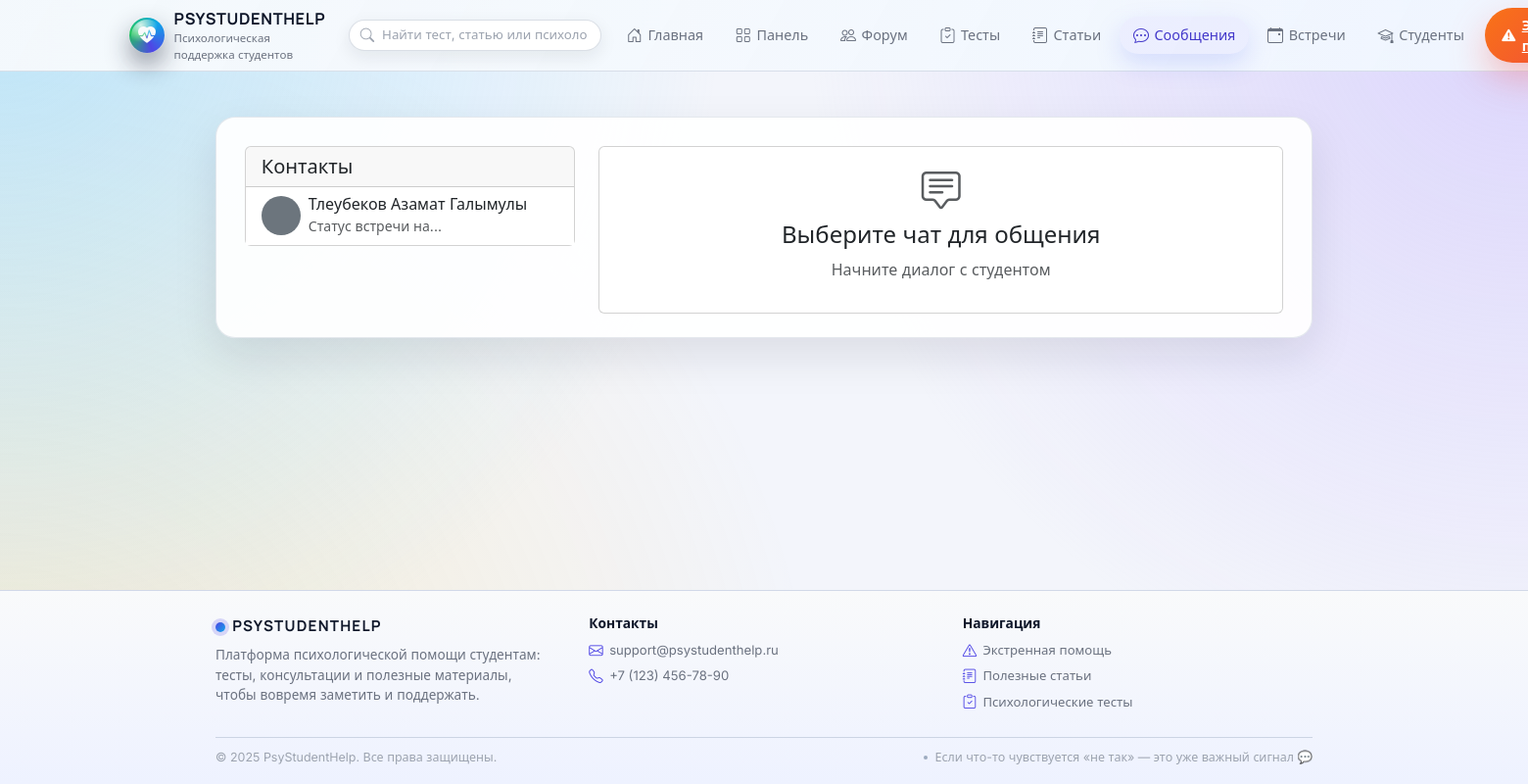
/messages (signed in), run on the app's committed database.
### models.py (models this page shows, shortened)
class User(UserMixin, db.Model):
    __tablename__ = 'user'
    id = db.Column(db.Integer, primary_key=True)
    username = db.Column(db.String(80), unique=True, nullable=False)
    email = db.Column(db.String(120), unique=True, nullable=False, index=True)
    password = db.Column(db.String(200), nullable=False)
    role = db.Column(db.String(20), nullable=False)  # student | psychologist | admin | superadmin
    full_name = db.Column(db.String(100))
    bio = db.Column(db.Text)
    profile_pic = db.Column(db.String(100))
    created_at = db.Column(db.DateTime, default=datetime.utcnow)
    group_id = db.Column(db.Integer, db.ForeignKey('groups.id'))
    comments = db.relationship(
        'Comment',
        backref='author',
        lazy=True,
    )
    tests = db.relationship(
        'Test',
        backref='creator',
        lazy=True,
    )
    test_results = db.relationship(
        'TestResult',
        backref='user',
        lazy=True,
    )
    messages_sent = db.relationship(
        'Message',
        foreign_keys='Message.sender_id',
        backref='sender',
        lazy=True,
    )
    messages_received = db.relationship(
        'Message',
        foreign_keys='Message.recipient_id',
        backref='recipient',
        lazy=True,
    )
    reports = db.relationship(
        'StudentReport',
        foreign_keys='StudentReport.student_id',
        backref='student',
        lazy=True,
    )
    appointments = db.relationship(
        'Appointment',
        foreign_keys='Appointment.student_id',
        backref='student',          # appointment.student в шаблонах
        lazy=True,
    )
    psychologist_appointments = db.relationship(
        'Appointment',
        foreign_keys='Appointment.psychologist_id',
        backref='psychologist',     # appointment.psychologist в шаблонах
        lazy=True,
    )
    meeting_protocols = db.relationship(
        'MeetingProtocol',
        foreign_keys='MeetingProtocol.student_id',
        backref='student',          # protocol.student в шаблонах
        lazy=True,
    )
    psychologist_protocols = db.relationship(
        'MeetingProtocol',
        foreign_keys='MeetingProtocol.psychologist_id',
        backref='psychologist',     # protocol.psychologist в шаблонах
        lazy=True,
    )

class Message(db.Model):
    __tablename__ = 'message'
    id = db.Column(db.Integer, primary_key=True)
    content = db.Column(db.Text, nullable=False)
    sender_id = db.Column(db.Integer, db.ForeignKey('user.id'), nullable=False)
    recipient_id = db.Column(db.Integer, db.ForeignKey('user.id'), nullable=False)
    is_anonymous = db.Column(db.Boolean, default=False)
    created_at = db.Column(db.DateTime, default=datetime.utcnow)
    is_read = db.Column(db.Boolean, default=False)

### main.py (the view)
@app.route('/messages')
@login_required
def messages():
    user = current_user
    if user.role == 'student':
        contacts = User.query.filter_by(role='psychologist').all()
    else:
        contacts = User.query.filter_by(role='student').all()
    conversations = []
    for contact in contacts:
        last_message = (
            Message.query.filter(
                ((Message.sender_id == user.id) & (Message.recipient_id == contact.id))
                | ((Message.sender_id == contact.id) & (Message.recipient_id == user.id))
            )
            .order_by(Message.created_at.desc())
            .first()
        )
        if last_message:
            unread_count = Message.query.filter_by(
                sender_id=contact.id, recipient_id=user.id, is_read=False
            ).count()
            conversations.append(
                {
                    'contact': contact,
                    'last_message': last_message,
                    'unread_count': unread_count,
                }
            )
    return render_template('messages.html', conversations=conversations)

### admin.py (called while the page is built)
@admin_bp.before_app_request
def _bootstrap_superadmin_once():
    flag = "SUPERADMIN_BOOTSTRAPPED"
    if not current_app.config.get(flag):
        try:
            ensure_initial_superadmin()
        finally:
            current_app.config[flag] = True

### main.py (called while the page is built)
@login_manager.user_loader
def load_user(user_id: str):
    try:
        return User.query.get(int(user_id))
    except (TypeError, ValueError):
        return None

def is_psychologist() -> bool:
    return current_user.is_authenticated and current_user.role == 'psychologist'

def get_current_user():
    return current_user if current_user.is_authenticated else None

### templates/messages.html (shortened to what this page needs)
{% extends "base.html" %}
{% block content %}
<div class="row">
    <div class="col-md-4">
        <div class="card">
            <div class="card-header">
                <h5 class="mb-0">Контакты</h5>
            </div>
            <div class="card-body p-0">
                <div class="list-group list-group-flush">
                    {% for conv in conversations %}
                    <a href="{{ url_for('chat', contact_id=conv.contact.id) }}" class="list-group-item list-group-item-action {% if request.path == url_for('chat', contact_id=conv.contact.id) %}active{% endif %}">
                        <div class="d-flex align-items-center">
                            {% if conv.contact.profile_pic %}
                                <img src="{{ url_for('static', filename='uploads/' + conv.contact.profile_pic) }}" class="rounded-circle me-2" width="40" height="40">
                            {% else %}
                                <div class="rounded-circle bg-secondary me-2" style="width: 40px; height: 40px;"></div>
                            {% endif %}
                            <div>
                                <h6 class="mb-0">{{ conv.contact.full_name if conv.contact.full_name else conv.contact.username }}</h6>
                                <small class="text-muted {% if request.path == url_for('chat', contact_id=conv.contact.id) %}text-white{% endif %}">
                                    {{ conv.last_message.content|truncate(30) }}
                                </small>
                            </div>
                        </div>
                    </a>
                    {% endfor %}
                </div>
            </div>
        </div>
    </div>
    <div class="col-md-8">
        {% if request.path == '/messages' %}
            <div class="card h-100">
                <div class="card-body d-flex align-items-center justify-content-center">
                    <div class="text-center">
                        <i class="bi bi-chat-square-text fs-1 text-muted mb-3"></i>
                        <h4>Выберите чат для общения</h4>
                        <p class="text-muted">Начните диалог с {% if is_psychologist() %}студентом{% else %}психологом{% endif %}</p>
                    </div>
                </div>
            </div>
        {% else %}
            {% block chat %}{% endblock %}
        {% endif %}
    </div>
</div>
{% endblock %}

### static/css/style.css (style rules this page uses)
:root { --app-bg: #f3f5fb; --app-bg-alt: #e9edf9; --app-bg-soft: #f9fafb; --app-surface: #ffffff; --app-surface-soft: rgba(255, 255, 255, 0.92); --app-border-subtle: rgba(148, 163, 184, 0.25); --app-border-strong: rgba(15, 23, 42, 0.12); --app-primary: #4f46e5; --app-primary-soft: rgba(79, 70, 229, 0.09); --app-primary-strong: #4338ca; --app-accent: #f97316; --app-accent-soft: rgba(249, 115, 22, 0.08); --app-success: #22c55e; --app-danger: #ef4444; --app-warning: #eab308; --app-info: #0ea5e9; --app-text-main: #0f172a; --app-text-muted: #6b7280; --app-text-soft: #9ca3af; --app-radius-xl: 26px; --app-radius-lg: 20px; --app-radius-md: 14px; --app-radius-sm: 10px; --app-radius-pill: 999px; --app-shadow-soft: 0 18px 45px rgba(15, 23, 42, 0.10); --app-shadow-elevated: 0 28px 70px rgba(15, 23, 42, 0.18); --app-shadow-subtle: 0 10px 30px rgba(15, 23, 42, 0.06); --app-header-height: 72px; --app-transition-fast: 0.16s ease-out; --app-transition-med: 0.22s ease-out; }
*, *::before, *::after { box-sizing: border-box; }
html { scroll-behavior: smooth; }
body.app-shell { margin: 0; min-height: 100vh; display: flex; flex-direction: column; background: radial-gradient(circle at 0% 0%, rgba(125, 211, 252, 0.45) 0, transparent 42%), radial-gradient(circle at 100% 0%, rgba(196, 181, 253, 0.5) 0, transparent 42%), radial-gradient(circle at 0% 100%, rgba(251, 191, 36, 0.2) 0, transparent 48%), var(--app-bg); font-family: "Inter", system-ui, -apple-system, BlinkMacSystemFont, "Segoe UI", sans-serif; color: var(--app-text-main); }

### data on the page
User: contact "Тлеубеков Азамат Галымулы"
Message: last_message.content "Статус встречи на..."

### other printed values
{{ 2025 }} "2025"
